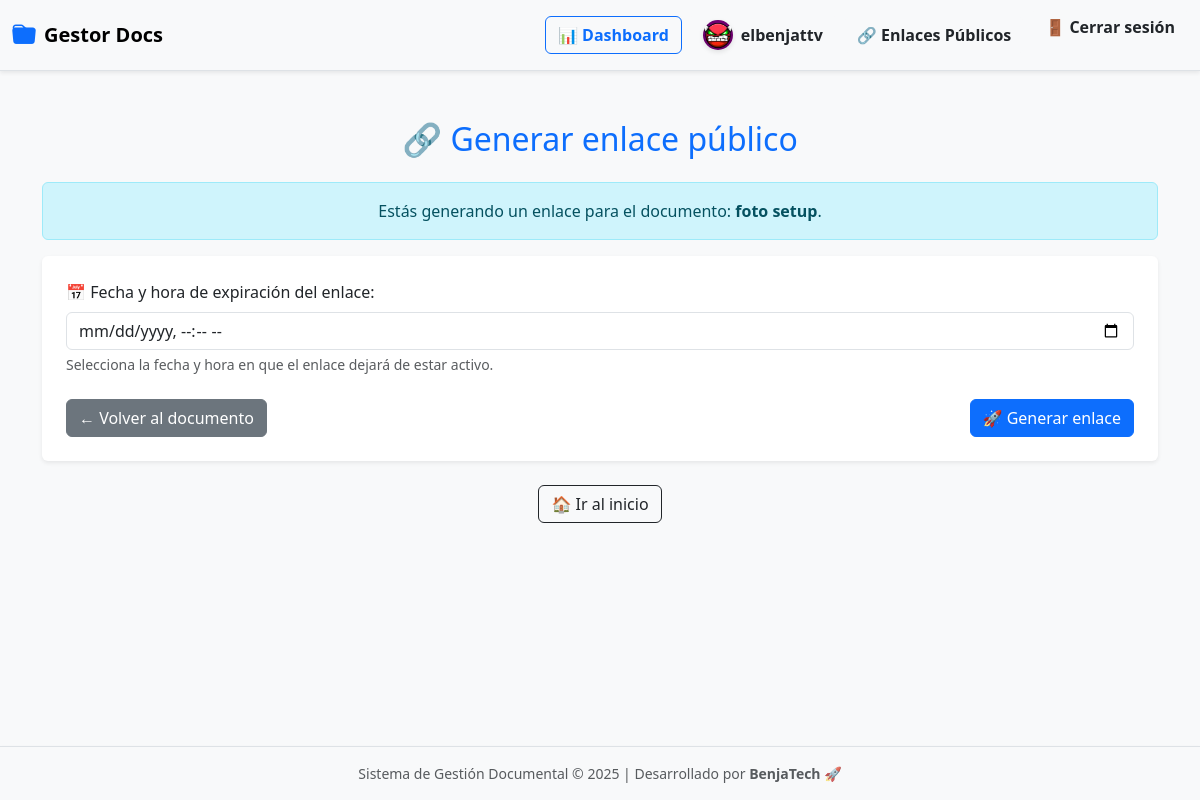
/documentos/generar-enlace/39/ (signed in), run on the app's committed database.
### usuarios/models.py (models this page shows, shortened)
class PerfilUsuario(models.Model):
    user = models.OneToOneField(User, on_delete=models.CASCADE)
    tipo_cuenta = models.CharField(max_length=20, choices=TIPO_CUENTA_CHOICES)
    foto_perfil = models.ImageField(upload_to='avatars/', blank=True, null=True)

### documentos/models.py (models this page shows, shortened)
class Documento(models.Model):
    nombre = models.CharField(max_length=200)
    archivo = models.FileField(upload_to='documentos/')
    etiquetas = models.CharField(max_length=100, blank=True)
    fecha_subida = models.DateTimeField(auto_now_add=True)
    usuario = models.ForeignKey(User, on_delete=models.CASCADE)
    enlace_publico = models.UUIDField(default=uuid.uuid4, unique=True, editable=False, null=True, blank=True)
    expiracion_enlace = models.DateTimeField(blank=True, null=True)
    fecha_expiracion = models.DateTimeField(null=True, blank=True)
    activo = models.BooleanField(default=True)
    size = models.PositiveIntegerField(blank=True, null=True)  # tamaño en KB
    is_shared = models.BooleanField(default=False)             # si el documento fue compartido

### documentos/views.py (the view)
# urls.py: path('generar-enlace/<int:doc_id>/', views.generar_enlace, name='generar_enlace'),
@login_required
def generar_enlace(request, doc_id):
    documento = get_object_or_404(Documento, id=doc_id)
    if not request.user.is_superuser and documento.usuario != request.user:
        if request.headers.get('x-requested-with') == 'XMLHttpRequest':
            return JsonResponse({'status': 'error', 'message': 'Acceso denegado'}, status=403)
        else:
            return render(request, 'documentos/prohibido.html', status=403)
    if request.method == 'POST':
        form = EnlacePublicoForm(request.POST)
        if form.is_valid():
            documento.fecha_expiracion = form.cleaned_data['fecha_expiracion']
            documento.enlace_publico = str(uuid.uuid4())
            documento.save()
            enlace_url = request.build_absolute_uri(f"/publico/{documento.enlace_publico}")
            request.session['enlace_generado'] = enlace_url
            try:
                html_content = render_to_string("emails/enlace_generado.html", {
                    'usuario': request.user,
                    'documento': documento,
                    'enlace_url': enlace_url,
                })
                email = EmailMultiAlternatives(
                    subject='🔗 Enlace público generado',
                    body='Tu cliente de correo no admite HTML.',
                    from_email=None,  # usa DEFAULT_FROM_EMAIL
                    to=[request.user.email],
                )
                email.attach_alternative(html_content, "text/html")
                email.send()
                print(f"✅ Correo enviado a: {request.user.email}")
            except Exception as e:
                print("❌ ERROR al enviar correo:", e)
            return redirect('documentos:generar_enlace', doc_id=doc_id)
    else:
        form = EnlacePublicoForm(initial={'fecha_expiracion': documento.fecha_expiracion})
    enlace_generado = request.session.pop('enlace_generado', None)
    return render(request, 'documentos/generar_enlace.html', {
        'documento': documento,
        'form': form,
        'enlace_generado': enlace_generado,
    })

### documentos/forms.py
class EnlacePublicoForm(forms.ModelForm):
    class Meta:
        model = Documento
        fields = ['fecha_expiracion']
        widgets = {
            'fecha_expiracion': forms.DateTimeInput(
                attrs={'type': 'datetime-local', 'class': 'form-control'},
                format='%Y-%m-%dT%H:%M'
            )
        }
        labels = {
            'fecha_expiracion': 'Fecha y hora de expiración del enlace'
        }
    def __init__(self, *args, **kwargs):
        super().__init__(*args, **kwargs)
        self.fields['fecha_expiracion'].input_formats = ['%Y-%m-%dT%H:%M']

### documentos/templates/documentos/generar_enlace.html (shortened to what this page needs)
{% extends 'documentos/base.html' %}
{% load static %}
{% block content %}
<div class="container my-5">
  <h2 class="text-center text-primary mb-4">🔗 Generar enlace público</h2>
  <div class="alert alert-info text-center">
    Estás generando un enlace para el documento: <strong>{{ documento.nombre }}</strong>.
  </div>
  <form method="post" class="bg-white shadow-sm rounded p-4 mb-4">
    <div class="mb-3">
      <label for="fecha_expiracion" class="form-label">📅 Fecha y hora de expiración del enlace:</label>
      <input type="datetime-local" name="fecha_expiracion" id="fecha_expiracion"
             class="form-control" value="{{ form.fecha_expiracion.value|default:'' }}" required>
      <div class="form-text">Selecciona la fecha y hora en que el enlace dejará de estar activo.</div>
    </div>
    <div class="d-flex flex-wrap justify-content-between gap-2 mt-4">
      <a href="{% url 'documentos:previsualizar' documento.id %}" class="btn btn-secondary">
        ← Volver al documento
      </a>
      <button type="submit" class="btn btn-primary">
        🚀 Generar enlace
      </button>
    </div>
  </form>
  <div class="text-center mt-4">
    <a href="{% url 'documentos:home' %}" class="btn btn-outline-dark">🏠 Ir al inicio</a>
  </div>
</div>
<div class="toast-container position-fixed bottom-0 end-0 p-3">
</div>
{% endblock %}

### documentos/templates/documentos/base.html (shortened to what this page needs)
{% load static %}
<link href="https://cdn.jsdelivr.net/npm/bootstrap@5.3.2/dist/css/bootstrap.min.css" rel="stylesheet">
<link href="https://cdn.jsdelivr.net/npm/bootstrap-icons@1.10.5/font/bootstrap-icons.css" rel="stylesheet">
</head>
<body class="d-flex flex-column min-vh-100 {% block body_class %}{% endblock %}">
<nav class="navbar navbar-expand-lg navbar-light bg-light border-bottom fixed-top shadow-sm">
  <div class="container-fluid">
    <a class="navbar-brand d-flex align-items-center" href="{% url 'documentos:home' %}">
        <i class="bi bi-folder-fill" style="font-size: 1.5rem; color: #0d6efd;"></i>
        <span class="ms-2 fw-bold">Gestor Docs</span>
    </a>
    <div class="collapse navbar-collapse justify-content-end" id="navbarContenido">
      {% if user.is_authenticated %}
        <div class="d-lg-flex align-items-center gap-2 nav-mobile-group mt-2 mt-lg-0">
          <a href="{% url 'dashboard:dashboard' %}" class="btn btn-outline-primary fw-semibold d-flex align-items-center justify-content-center gap-2">
            📊 Dashboard
          </a>
          {% with request.user.perfilusuario as perfil %}
            <a href="{% url 'usuarios:perfil' %}" class="btn btn-light text-dark fw-semibold d-flex align-items-center justify-content-center gap-2">
                {% if perfil.foto_perfil %}
                    <img src="{{ perfil.foto_perfil.url }}" alt="Foto perfil" class="navbar-avatar">
                {% else %}
                    <img src="{% static 'img/default-avatar.png' %}" alt="Avatar por defecto" class="navbar-avatar">
                {% endif %}
                {{ user.username }}
            </a>
          {% endwith %}
          <a href="{% url 'documentos:mis_enlaces' %}" class="btn btn-light text-dark fw-semibold d-flex align-items-center justify-content-center gap-2">
            🔗 Enlaces Públicos
          </a>
          <form method="post" action="{% url 'usuarios:logout' %}">
            <button type="submit" class="btn btn-light text-dark fw-semibold d-flex align-items-center justify-content-center gap-2">
              🚪 Cerrar sesión
            </button>
          </form>
        </div>
      {% endif %}
    </div>
  </div>
</nav>
<main class="container-fluid px-3 flex-grow-1 mt-5 pt-4">
  {% block content %}
  {% endblock %}
</main>
<footer class="bg-light text-center text-muted py-3 border-top mt-auto shadow-sm">
  <div class="container">
    <small>
      Sistema de Gestión Documental © {% now "Y" %} | Desarrollado por <strong>BenjaTech 🚀</strong>
    </small>
  </div>
</footer>
</body>
</html>

### documentos/templates/documentos/base.html (style rules this page uses)
.navbar-avatar { width: 30px; height: 30px; border-radius: 50%; object-fit: cover; box-shadow: 0 2px 5px rgba(0, 0, 0, 0.1); }
.navbar .btn { transition: all 0.3s ease-in-out; }
body { font-family: 'Segoe UI', Tahoma, Geneva, Verdana, sans-serif; background-color: #f8f9fa; }
html, body { height: 100%; }

### data on the page
PerfilUsuario: foto_perfil (picture)
Documento: nombre "foto setup"

### other printed values
{{ user.username }} "elbenjattv"
